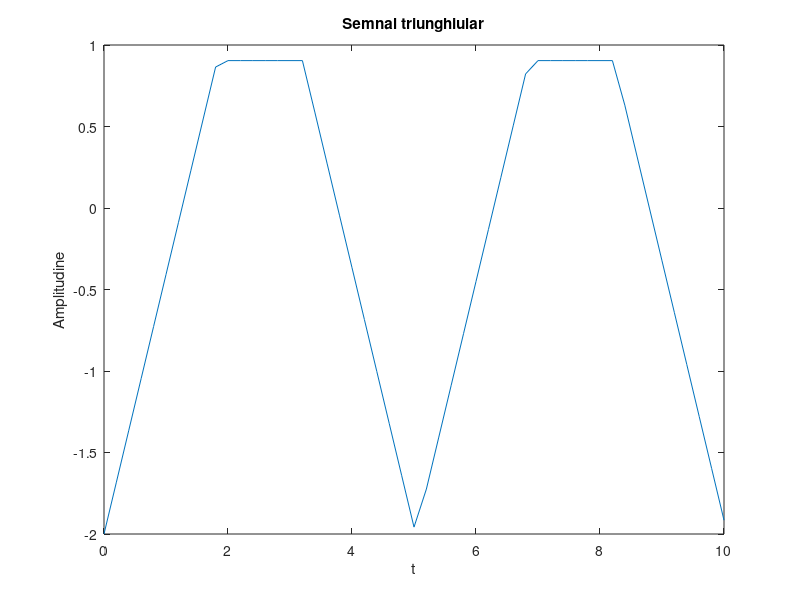
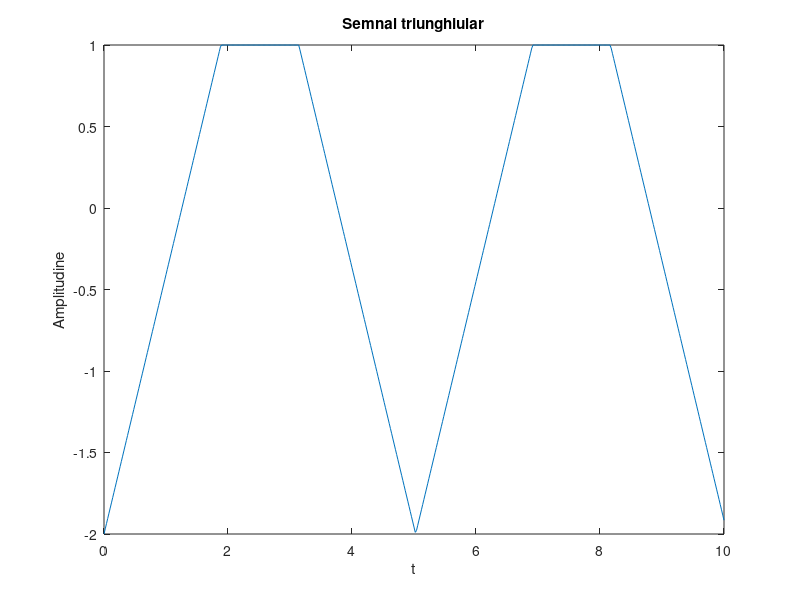
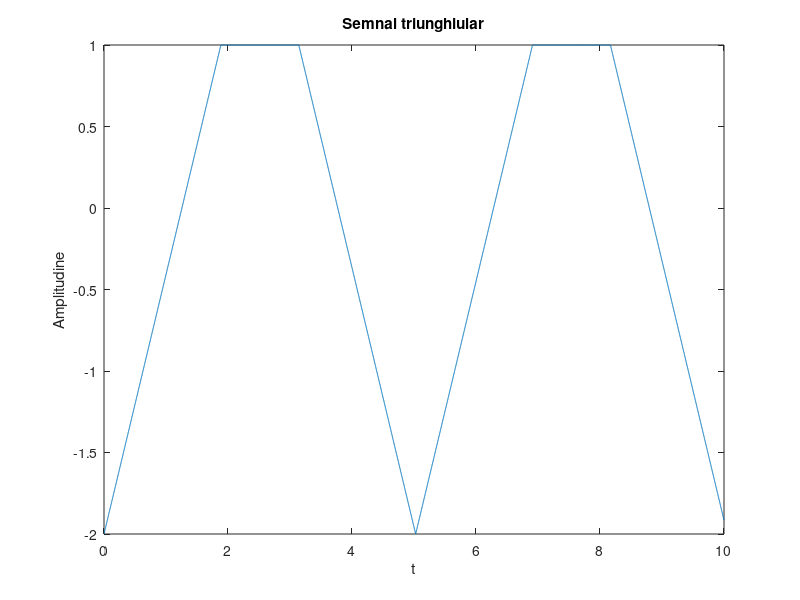

Write MATLAB code to recreate these figures, in order.
clc
clear all
close all

tes=0.2;
t=0:tes:10;
y=2*sawtooth(1.25*t,0.5);
y(y>=(max(y)-1)) = max(y)-1;
figure(1),plot (t,y),xlabel ('t'),ylabel ('Amplitudine'),title ('Semnal triunghiular');

tes=0.02;
t=0:tes:10;
y=2*sawtooth(1.25*t,0.5);
y(y>=(max(y)-1)) = max(y)-1;
figure(2),plot (t,y),xlabel ('t'),ylabel ('Amplitudine'),title ('Semnal triunghiular');

tes=0.002;
t=0:tes:10;
y=2*sawtooth(1.25*t,0.5);
y(y>=(max(y)-1)) = max(y)-1;
figure(3),plot (t,y),xlabel ('t'),ylabel ('Amplitudine'),title ('Semnal triunghiular');